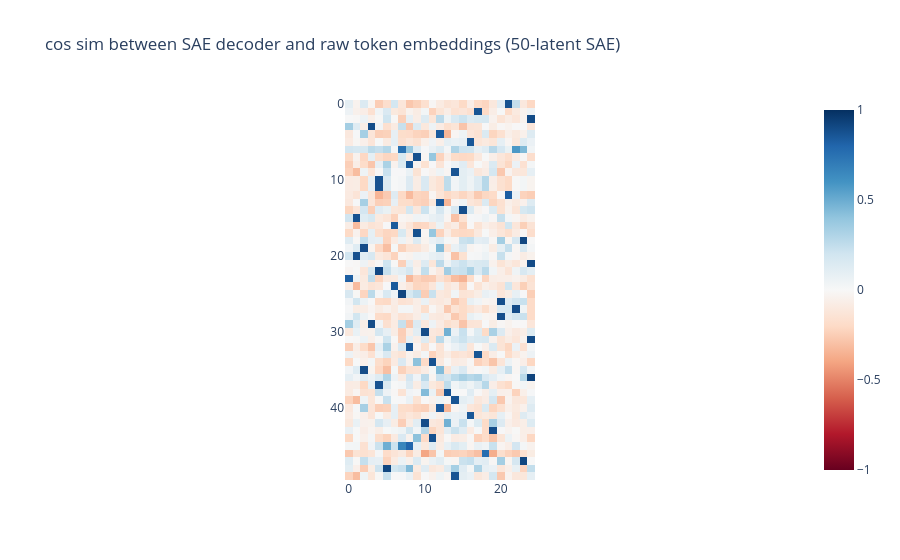

This figure's notebook cell:
### Code cell
sims = cos_sims(sae_50.W_dec.T, toy_model(token_feats).T)
fig = px.imshow(
    sims.detach().cpu().numpy(),
    color_continuous_scale="rdbu",
    zmin=-1,
    zmax=1,
    title="cos sim between SAE decoder and raw token embeddings (50-latent SAE)",
)
fig.show()

### Figure 1 — Plotly figure (JSON) as saved in the notebook; plotly's stock layout.template omitted (floating-point values rounded to 4 significant figures; data arrays with more than 128 entries replaced by an {"elided": "..."} marker saying what was removed)
{"data": [{"coloraxis": "coloraxis", "hovertemplate": "x: %{x}<br>y: %{y}<br>color: %{z}<extra></extra>", "name": "0", "type": "heatmap", "xaxis": "x", "yaxis": "y", "z": {"elided": "50x25 float values"}}], "layout": {"coloraxis": {"cmax": 1, "cmin": -1, "colorscale": [[0, "rgb(103,0,31)"], [0.1, "rgb(178,24,43)"], [0.2, "rgb(214,96,77)"], [0.3, "rgb(244,165,130)"], [0.4, "rgb(253,219,199)"], [0.5, "rgb(247,247,247)"], [0.6, "rgb(209,229,240)"], [0.7, "rgb(146,197,222)"], [0.8, "rgb(67,147,195)"], [0.9, "rgb(33,102,172)"], [1, "rgb(5,48,97)"]]}, "title": {"text": "cos sim between SAE decoder and raw token embeddings (50-latent SAE)"}, "xaxis": {"anchor": "y", "constrain": "domain", "domain": [0, 1], "scaleanchor": "y"}, "yaxis": {"anchor": "x", "autorange": "reversed", "constrain": "domain", "domain": [0, 1]}}}
